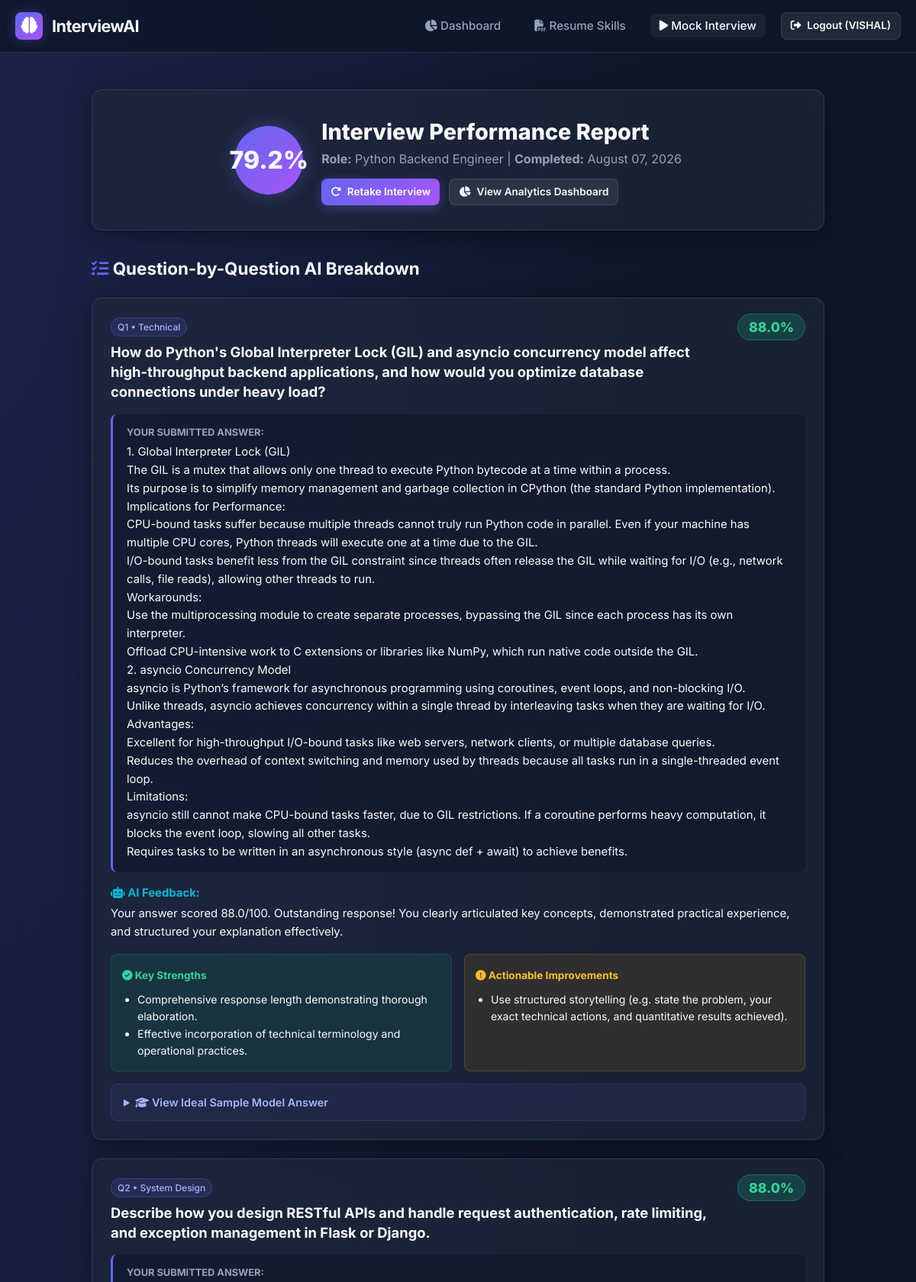
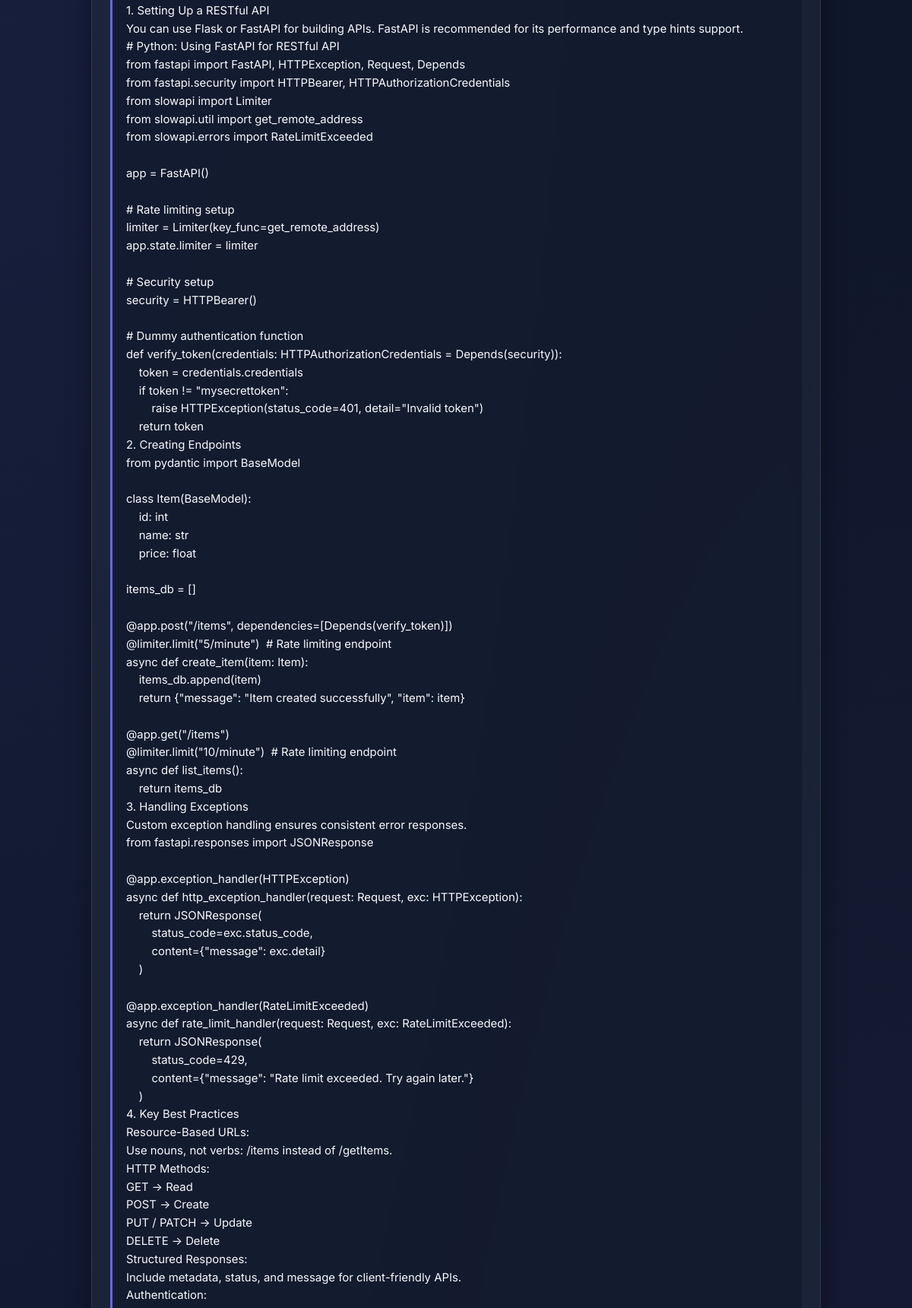
The app's page /interview/2/results (signed in, upper part) with its own data (2 pictures, top to bottom).
### models.py (models this page shows, shortened)
class User(UserMixin, db.Model):
    __tablename__ = 'users'
    id = db.Column(db.Integer, primary_key=True)
    username = db.Column(db.String(64), unique=True, nullable=False, index=True)
    email = db.Column(db.String(120), unique=True, nullable=False, index=True)
    password_hash = db.Column(db.String(256), nullable=False)
    created_at = db.Column(db.DateTime, default=datetime.utcnow)
    resumes = db.relationship('Resume', backref='user', lazy='dynamic', cascade='all, delete-orphan')
    sessions = db.relationship('InterviewSession', backref='user', lazy='dynamic', cascade='all, delete-orphan')

class InterviewSession(db.Model):
    __tablename__ = 'interview_sessions'
    id = db.Column(db.Integer, primary_key=True)
    user_id = db.Column(db.Integer, db.ForeignKey('users.id'), nullable=False)
    target_role = db.Column(db.String(100), nullable=False)
    experience_level = db.Column(db.String(50), default='Mid Level') # Entry, Mid Level, Senior, Lead
    total_score = db.Column(db.Float, default=0.0)
    status = db.Column(db.String(20), default='in_progress') # 'in_progress', 'completed'
    created_at = db.Column(db.DateTime, default=datetime.utcnow)
    questions = db.relationship('QuestionAnswer', backref='session', lazy='joined', cascade='all, delete-orphan', order_by='QuestionAnswer.question_num')

class QuestionAnswer(db.Model):
    __tablename__ = 'question_answers'
    id = db.Column(db.Integer, primary_key=True)
    session_id = db.Column(db.Integer, db.ForeignKey('interview_sessions.id'), nullable=False)
    question_num = db.Column(db.Integer, nullable=False)
    question_text = db.Column(db.Text, nullable=False)
    category = db.Column(db.String(50), default='Technical') # Technical, Behavioral, System Design, Problem Solving
    user_answer = db.Column(db.Text, nullable=True)
    score = db.Column(db.Float, nullable=True) # 0 to 100
    feedback = db.Column(db.Text, nullable=True)
    _strengths = db.Column('strengths', db.Text, nullable=True)
    _improvements = db.Column('improvements', db.Text, nullable=True)
    sample_answer = db.Column(db.Text, nullable=True)
    answered_at = db.Column(db.DateTime, nullable=True)
    @property
    def strengths(self):
        if not self._strengths:
            return []
        try:
            return json.loads(self._strengths)
        except Exception:
            return []
    @strengths.setter
    def strengths(self, items):
        self._strengths = json.dumps(items if isinstance(items, list) else [])
    @property
    def improvements(self):
        if not self._improvements:
            return []
        try:
            return json.loads(self._improvements)
        except Exception:
            return []
    @improvements.setter
    def improvements(self, items):
        self._improvements = json.dumps(items if isinstance(items, list) else [])

### app.py (the view)
@app.route('/interview/<int:session_id>/results', methods=['GET'])
@login_required
def interview_results(session_id):
    session = InterviewSession.query.filter_by(id=session_id, user_id=current_user.id).first_or_404()
    if session.status != 'completed':
        session.calculate_overall_score()
        session.status = 'completed'
        db.session.commit()
    return render_template('interview/results.html', session=session)

### app.py (called while the page is built)
@login_manager.user_loader
def load_user(user_id):
    return db.session.get(User, int(user_id))

### templates/interview/results.html (shortened to what this page needs)
{% extends "base.html" %}
{% block content %}
<div style="max-width: 960px; margin: 0 auto;">
    <div class="glass-panel" style="padding: 32px; text-align: center; margin-bottom: 32px;">
        <div style="display: flex; justify-content: center; align-items: center; gap: 24px; flex-wrap: wrap;">
            <div class="score-badge">
                {{ session.total_score }}%
            </div>
            <div style="text-align: left;">
                <h1 style="font-size: 1.8rem; font-weight: 800;">Interview Performance Report</h1>
                <p style="color: var(--text-muted);">
                    <strong>Role:</strong> {{ session.target_role }} |
                    <strong>Completed:</strong> {{ session.created_at.strftime("%B %d, %Y") }}
                </p>
                <div style="margin-top: 12px; display: flex; gap: 12px;">
                    <a href="{{ url_for('interview_setup') }}" class="btn btn-primary btn-sm"><i class="fa-solid fa-rotate-right"></i> Retake Interview</a>
                    <a href="{{ url_for('dashboard') }}" class="btn btn-secondary btn-sm"><i class="fa-solid fa-chart-pie"></i> View Analytics Dashboard</a>
                </div>
            </div>
        </div>
    </div>
    <h2 style="font-size: 1.4rem; font-weight: 700; margin-bottom: 20px;">
        <i class="fa-solid fa-list-check" style="color: var(--primary);"></i> Question-by-Question AI Breakdown
    </h2>
    {% for qa in session.questions %}
        <div class="glass-panel qa-card">
            <div style="display: flex; justify-content: space-between; align-items: flex-start; margin-bottom: 16px; gap: 16px;">
                <div>
                    <span class="skill-tag" style="font-size: 0.75rem; padding: 2px 8px; margin-bottom: 8px;">Q{{ qa.question_num }} • {{ qa.category }}</span>
                    <h3 style="font-size: 1.15rem; font-weight: 700; line-height: 1.4;">{{ qa.question_text }}</h3>
                </div>
                <div style="text-align: right; flex-shrink: 0;">
                    {% if qa.score >= 80 %}
                        <span style="background: rgba(16, 185, 129, 0.2); color: #34d399; border: 1px solid rgba(16, 185, 129, 0.4); padding: 6px 14px; border-radius: 20px; font-weight: 800; font-size: 1.1rem;">
                            {{ qa.score }}%
                        </span>
                    {% elif qa.score >= 60 %}
                        <span style="background: rgba(245, 158, 11, 0.2); color: #fbbf24; border: 1px solid rgba(245, 158, 11, 0.4); padding: 6px 14px; border-radius: 20px; font-weight: 800; font-size: 1.1rem;">
                            {{ qa.score }}%
                        </span>
                    {% else %}
                        <span style="background: rgba(239, 68, 68, 0.2); color: #f87171; border: 1px solid rgba(239, 68, 68, 0.4); padding: 6px 14px; border-radius: 20px; font-weight: 800; font-size: 1.1rem;">
                            {{ qa.score }}%
                        </span>
                    {% endif %}
                </div>
            </div>
            <div style="background: rgba(15, 23, 42, 0.6); padding: 14px 18px; border-radius: var(--radius-sm); border-left: 3px solid var(--primary); margin-bottom: 16px; font-size: 0.93rem;">
                <strong style="color: var(--text-muted); display: block; margin-bottom: 4px; font-size: 0.8rem; text-transform: uppercase;">Your Submitted Answer:</strong>
                <p style="white-space: pre-wrap;">{{ qa.user_answer or "No answer provided." }}</p>
            </div>
            <div style="margin-bottom: 16px; font-size: 0.93rem;">
                <strong style="color: var(--accent-cyan);"><i class="fa-solid fa-robot"></i> AI Feedback:</strong>
                <p style="color: var(--text-main); margin-top: 4px;">{{ qa.feedback }}</p>
            </div>
            <div style="display: grid; grid-template-columns: 1fr 1fr; gap: 16px; margin-bottom: 16px;">
                <div style="background: rgba(16, 185, 129, 0.1); border: 1px solid rgba(16, 185, 129, 0.2); padding: 14px; border-radius: var(--radius-sm);">
                    <strong style="color: #34d399; font-size: 0.85rem;"><i class="fa-solid fa-circle-check"></i> Key Strengths</strong>
                    <ul style="margin-top: 8px; padding-left: 20px; font-size: 0.88rem; color: var(--text-main);">
                        {% for str_item in qa.strengths %}
                            <li>{{ str_item }}</li>
                        {% endfor %}
                    </ul>
                </div>
                <div style="background: rgba(245, 158, 11, 0.1); border: 1px solid rgba(245, 158, 11, 0.2); padding: 14px; border-radius: var(--radius-sm);">
                    <strong style="color: #fbbf24; font-size: 0.85rem;"><i class="fa-solid fa-circle-exclamation"></i> Actionable Improvements</strong>
                    <ul style="margin-top: 8px; padding-left: 20px; font-size: 0.88rem; color: var(--text-main);">
                        {% for imp_item in qa.improvements %}
                            <li>{{ imp_item }}</li>
                        {% endfor %}
                    </ul>
                </div>
            </div>
            {% if qa.sample_answer %}
                <details style="background: rgba(99, 102, 241, 0.08); border: 1px solid rgba(99, 102, 241, 0.2); border-radius: var(--radius-sm); padding: 12px 16px;">
                    <summary style="cursor: pointer; font-weight: 600; color: #a5b4fc; font-size: 0.9rem;">
                        <i class="fa-solid fa-graduation-cap"></i> View Ideal Sample Model Answer
                    </summary>
                </details>
            {% endif %}
        </div>
    {% endfor %}
</div>
{% endblock %}

### templates/base.html (shortened to what this page needs)
<!DOCTYPE html>
<html lang="en">
<head>
    <link rel="stylesheet" href="https://cdnjs.cloudflare.com/ajax/libs/font-awesome/6.5.1/css/all.min.css">
    <link rel="stylesheet" href="{{ url_for('static', filename='css/style.css') }}">
</head>
<body>
    <nav class="navbar">
        <div class="container nav-container">
            <a href="{{ url_for('index') }}" class="brand-logo">
                <div class="logo-icon">
                    <i class="fa-solid fa-brain"></i>
                </div>
                <span>InterviewAI</span>
            </a>
            <ul class="nav-links">
                {% if current_user.is_authenticated %}
                    <li><a href="{{ url_for('dashboard') }}" class="nav-link {% if request.endpoint == 'dashboard' %}active{% endif %}"><i class="fa-solid fa-chart-pie"></i> Dashboard</a></li>
                    <li><a href="{{ url_for('resume_page') }}" class="nav-link {% if request.endpoint == 'resume_page' %}active{% endif %}"><i class="fa-solid fa-file-pdf"></i> Resume Skills</a></li>
                    <li><a href="{{ url_for('interview_setup') }}" class="nav-link {% if 'interview' in request.endpoint %}active{% endif %}"><i class="fa-solid fa-play"></i> Mock Interview</a></li>
                    <li><a href="{{ url_for('logout') }}" class="btn btn-secondary btn-sm"><i class="fa-solid fa-right-from-bracket"></i> Logout ({{ current_user.username }})</a></li>
                {% else %}
                    <li><a href="{{ url_for('login') }}" class="nav-link {% if request.endpoint == 'login' %}active{% endif %}">Login</a></li>
                    <li><a href="{{ url_for('register') }}" class="btn btn-primary btn-sm">Get Started Free</a></li>
                {% endif %}
            </ul>
        </div>
    </nav>
    <div class="main-wrapper">
        <div class="container">
            {% block content %}{% endblock %}
        </div>
    </div>
</body>
</html>

### static/css/style.css (style rules this page uses)
:root { --bg-dark: #0f172a; --bg-card: rgba(30, 41, 59, 0.7); --bg-card-hover: rgba(51, 65, 85, 0.8); --border-color: rgba(255, 255, 255, 0.1); --text-main: #f8fafc; --text-muted: #94a3b8; --primary: #6366f1; --primary-hover: #4f46e5; --primary-glow: rgba(99, 102, 241, 0.35); --accent-cyan: #06b6d4; --accent-purple: #a855f7; --accent-green: #10b981; --accent-amber: #f59e0b; --accent-red: #ef4444; --radius-sm: 8px; --radius-md: 14px; --radius-lg: 20px; --transition: all 0.25s cubic-bezier(0.4, 0, 0.2, 1); --font-family: 'Inter', system-ui, -apple-system, BlinkMacSystemFont, 'Segoe UI', Roboto, sans-serif; }
* { margin: 0; padding: 0; box-sizing: border-box; }
body { background-color: var(--bg-dark); background-image: radial-gradient(at 0% 0%, rgba(99, 102, 241, 0.15) 0px, transparent 50%), radial-gradient(at 100% 100%, rgba(168, 85, 247, 0.12) 0px, transparent 50%); background-attachment: fixed; color: var(--text-main); font-family: var(--font-family); min-height: 100vh; display: flex; flex-direction: column; line-height: 1.6; }
.glass-panel { background: var(--bg-card); backdrop-filter: blur(16px); -webkit-backdrop-filter: blur(16px); border: 1px solid var(--border-color); border-radius: var(--radius-md); box-shadow: 0 8px 32px 0 rgba(0, 0, 0, 0.37); }
.container { max-width: 1200px; margin: 0 auto; padding: 0 20px; width: 100%; }
.navbar { background: rgba(15, 23, 42, 0.85); backdrop-filter: blur(12px); border-bottom: 1px solid var(--border-color); position: sticky; top: 0; z-index: 1000; padding: 16px 0; }
.nav-container { display: flex; justify-content: space-between; align-items: center; }
.brand-logo { display: flex; align-items: center; gap: 12px; text-decoration: none; font-size: 1.35rem; font-weight: 700; color: var(--text-main); letter-spacing: -0.5px; }
.logo-icon { width: 36px; height: 36px; background: linear-gradient(135deg, var(--primary), var(--accent-purple)); border-radius: var(--radius-sm); display: flex; align-items: center; justify-content: center; color: white; box-shadow: 0 0 16px var(--primary-glow); }
.nav-links { display: flex; gap: 20px; align-items: center; list-style: none; }
.nav-link { color: var(--text-muted); text-decoration: none; font-weight: 500; font-size: 0.95rem; transition: var(--transition); padding: 6px 12px; border-radius: var(--radius-sm); }
.nav-link:hover, .nav-link.active { color: var(--text-main); background: rgba(255, 255, 255, 0.05); }
.btn { display: inline-flex; align-items: center; justify-content: center; gap: 8px; padding: 10px 20px; border-radius: var(--radius-sm); font-weight: 600; font-size: 0.95rem; cursor: pointer; border: none; transition: var(--transition); text-decoration: none; }
.btn-primary { background: linear-gradient(135deg, var(--primary), var(--accent-purple)); color: white; box-shadow: 0 4px 14px var(--primary-glow); }
.btn-secondary { background: rgba(255, 255, 255, 0.08); color: var(--text-main); border: 1px solid var(--border-color); }
.btn-sm { padding: 6px 12px; font-size: 0.85rem; }
.main-wrapper { flex: 1; padding: 32px 0; }
.skill-tag { background: rgba(99, 102, 241, 0.15); border: 1px solid rgba(99, 102, 241, 0.3); color: #a5b4fc; padding: 6px 14px; border-radius: 20px; font-size: 0.88rem; font-weight: 500; display: inline-flex; align-items: center; gap: 8px; transition: var(--transition); }
.score-badge { display: inline-flex; align-items: center; justify-content: center; width: 90px; height: 90px; border-radius: 50%; font-size: 2rem; font-weight: 800; background: linear-gradient(135deg, var(--primary), var(--accent-purple)); box-shadow: 0 0 24px var(--primary-glow); }
.qa-card { margin-bottom: 24px; padding: 24px; }

### records on screen
User: username "VISHAL"
InterviewSession: total_score "79.2", target_role "Python Backend Engineer", created_at "August 07, 2026"
QuestionAnswer: question_num "1", category "Technical", question_text "How do Python's Global Interpreter Lock (GIL) and asyncio concurrency model affect high-throughput backend applications, and how would you optimize database connections under heavy load?", score "88.0", user_answer "1. Global Interpreter Lock (GIL) The GIL is a mutex that allows only one thread to execute Python bytecode at a time within a process. Its purpose is to simplify memory management and garbage collection in CPython (the standard Python implementation). Implications for Performance: CPU-bound tasks suffer because multiple threads cannot truly run Python code in parallel. Even if your machine has multiple CPU cores, Python threads will execute one at a time due to the GIL. I/O-bound tasks benefit less from the GIL constraint since threads often release the GIL while waiting for I/O (e.g., network calls, file reads), allowing other threads to run. Workarounds: Use the multiprocessing module to…", feedback "Your answer scored 88.0/100. Outstanding response! You clearly articulated key concepts, demonstrated practical experience, and structured your explanation effectively.", strengths "Comprehensive response length demonstrating thorough elaboration." "Effective incorporation of technical terminology and operational practices.", improvements "Use structured storytelling (e.g. state the problem, your exact technical actions, and quantitative results achieved)."
QuestionAnswer: question_num "2", category "System Design", question_text "Describe how you design RESTful APIs and handle request authentication, rate limiting, and exception management in Flask or Django.", score "88.0"
